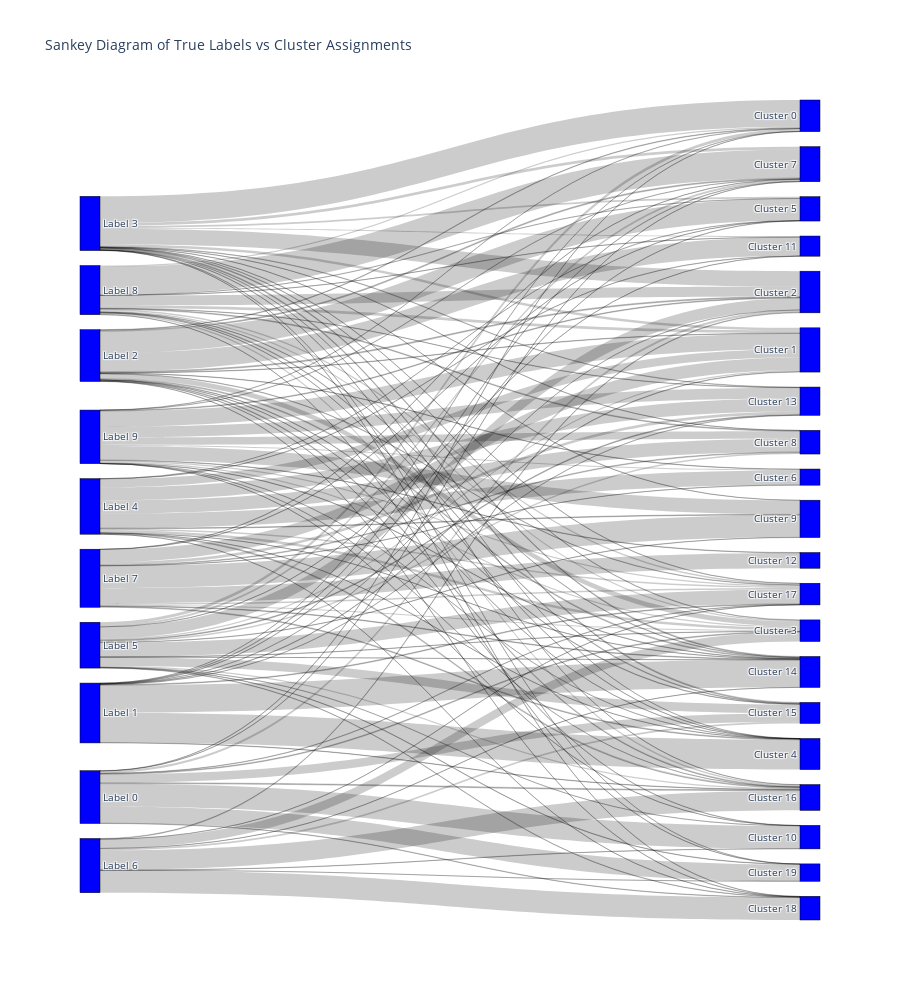

This figure's notebook cell:
### Markdown cell above
> Considering cluster #5 which has the highest purity, we can see in the Sankey plot that most of the flow into this cluster comes from digit 1. This indicates that cluster #5 is primarily associated with digit 1, which aligns with our earlier observation. Only a small portion of the flow comes from other digits, suggesting that cluster #5 is a reliable representation of digit 1.
> 
> There is no digit that is reliably represented by only one cluster. Label 0, 1, 6 are represented by 2 clusters each. The remaining labels are represented by at least 3 clusters.
> 
> No digit is represented by only one cluster. At minimum 2 clusters are needed to represent nearly all instances of digits 0, 1, and 6 (excluding outliers).

### Code cell
## Plotly provides the easiest method for obtaining sankey plot with interactive visualization
import plotly.graph_objects as go 
import plotly.io as pio

# pio.renderers.default = 'browser'
pio.renderers.default = "vscode"

y_true = np.array(Y_train[:6000])
cluster_assignments = np.array(assignments_20_random)

true_labels = np.unique(y_true)
cluster_labels = np.unique(cluster_assignments)

source_labels = [f"Label {t}" for t in true_labels]
target_labels = [f"Cluster {c}" for c in cluster_labels]
all_labels = source_labels + target_labels

# Match labels and create Sankey plot
source_indices = []
target_indices = []
values = []
for t in true_labels:
    for c in cluster_labels:
        count = np.sum((y_true == t) & (cluster_assignments == c))
        if count > 0:
            source_indices.append(t)
            target_indices.append(c + len(true_labels))  # Offset for target labels
            values.append(count)
fig = go.Figure(data=[go.Sankey(
    node=dict(
        pad=15,
        thickness=20,
        line=dict(color="black", width=0.5),
        label=all_labels,
        color="blue"
    ),
    link=dict(
        source=source_indices,
        target=target_indices,
        value=values
    ))])
fig.update_layout(title_text="Sankey Diagram of True Labels vs Cluster Assignments", font_size=10, height=1000)

fig.show()

### Figure 1 — Plotly figure (JSON) as saved in the notebook; plotly's stock layout.template omitted (floating-point values rounded to 4 significant figures; data arrays with more than 128 entries replaced by an {"elided": "..."} marker saying what was removed)
{"data": [{"link": {"source": {"elided": "132 int values"}, "target": {"elided": "132 int values"}, "value": {"elided": "132 int values"}}, "node": {"color": "blue", "label": ["Label 0", "Label 1", "Label 2", "Label 3", "Label 4", "Label 5", "Label 6", "Label 7", "Label 8", "Label 9", "Cluster 0", "Cluster 1", "Cluster 2", "Cluster 3", "Cluster 4", "Cluster 5", "Cluster 6", "Cluster 7", "Cluster 8", "Cluster 9", "Cluster 10", "Cluster 11", "Cluster 12", "Cluster 13", "Cluster 14", "Cluster 15", "Cluster 16", "Cluster 17", "Cluster 18", "Cluster 19"], "line": {"color": "black", "width": 0.5}, "pad": 15, "thickness": 20}, "type": "sankey"}], "layout": {"font": {"size": 10}, "height": 1000, "title": {"text": "Sankey Diagram of True Labels vs Cluster Assignments"}}}
